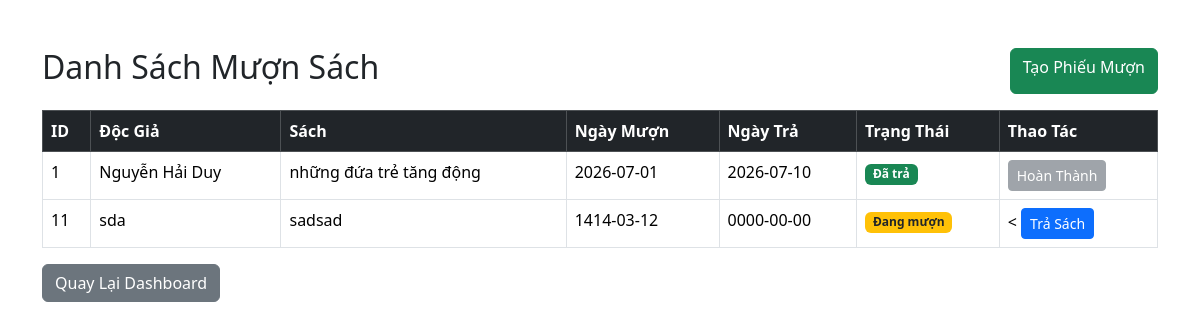
Page /admin/borrows/index.php on the committed database.
### tables this page shows
CREATE TABLE `borrows` (
  `id` int(11) NOT NULL,
  `reader_id` int(11) DEFAULT NULL,
  `book_id` int(11) DEFAULT NULL,
  `borrow_date` date DEFAULT NULL,
  `return_date` date DEFAULT NULL,
  `status` varchar(50) DEFAULT NULL
);

CREATE TABLE `readers` (
  `id` int(11) NOT NULL,
  `fullname` varchar(255) NOT NULL,
  `email` varchar(100) DEFAULT NULL,
  `phone` varchar(20) DEFAULT NULL
);

CREATE TABLE `books` (
  `id` int(11) NOT NULL,
  `title` varchar(255) NOT NULL,
  `author` varchar(255) NOT NULL,
  `category` varchar(100) DEFAULT NULL,
  `quantity` int(11) DEFAULT 0,
  `image` varchar(255) DEFAULT NULL
);

### admin/borrows/index.php (the view, shortened to what this page needs)
<?php
require_once '../../config/database.php';
$sql = "SELECT borrows.*,
               readers.fullname,
               books.title
        FROM borrows
        JOIN readers
        ON borrows.reader_id = readers.id
        JOIN books
        ON borrows.book_id = books.id";
$stmt = $conn->query($sql);
$borrows = $stmt->fetchAll(PDO::FETCH_ASSOC);
?>
<!DOCTYPE html>
<html lang="vi">
<head>
<link href="https://cdn.jsdelivr.net/npm/bootstrap@5.3.3/dist/css/bootstrap.min.css"
rel="stylesheet">
</head>
<body>
<div class="container mt-5">
<div class="d-flex justify-content-between mb-3">
    <h2>Danh Sách Mượn Sách</h2>
    <a href="add.php"
       class="btn btn-success">
        Tạo Phiếu Mượn
    </a>
</div>
<table class="table table-bordered table-hover">
    <thead class="table-dark">
        <tr>
            <th>ID</th>
            <th>Độc Giả</th>
            <th>Sách</th>
            <th>Ngày Mượn</th>
            <th>Ngày Trả</th>
            <th>Trạng Thái</th>
            <th>Thao Tác</th>
        </tr>
    </thead>
    <tbody>
    <?php foreach($borrows as $row): ?>
        <tr>
            <td><?= $row['id'] ?></td>
            <td><?= $row['fullname'] ?></td>
            <td><?= $row['title'] ?></td>
            <td><?= $row['borrow_date'] ?></td>
            <td><?= $row['return_date'] ?></td>
            <td>
                <?php if($row['status'] == 'Đang mượn'): ?>
                    <span class="badge bg-warning text-dark">
                        Đang mượn
                    </span>
                <?php else: ?>
                    <span class="badge bg-success">
                        Đã trả
                    </span>
                <?php endif; ?>
            </td>
            <td>
                <?php if($row['status'] == 'Đang mượn'): ?>
                    <<?php if($row['status']=="Đang mượn"){ ?>
<a href="return.php?id=<?= $row['id'] ?>"
class="btn btn-primary btn-sm"
onclick="return confirm('Xác nhận trả sách?')">
Trả Sách
</a>
<?php }else{ ?>
<span class="badge bg-success">
Đã trả
</span>
<?php } ?>
                <?php else: ?>
                    <button class="btn btn-secondary btn-sm"
                            disabled>
                        Hoàn Thành
                    </button>
                <?php endif; ?>
            </td>
        </tr>
    <?php endforeach; ?>
    </tbody>
</table>
<a href="../dashboard.php"
   class="btn btn-secondary">
    Quay Lại Dashboard
</a>
</div>
</body>
</html>

### rows in the picture
borrows: id "1", reader.fullname "Nguyễn Hải Duy", book.title "những đứa trẻ tăng động", borrow_date "2026-07-01", return_date "2026-07-10", status "Đã trả"
borrows: id "11", reader.fullname "sda", book.title "sadsad", borrow_date "1414-03-12", return_date "0000-00-00", status "Đang mượn"
